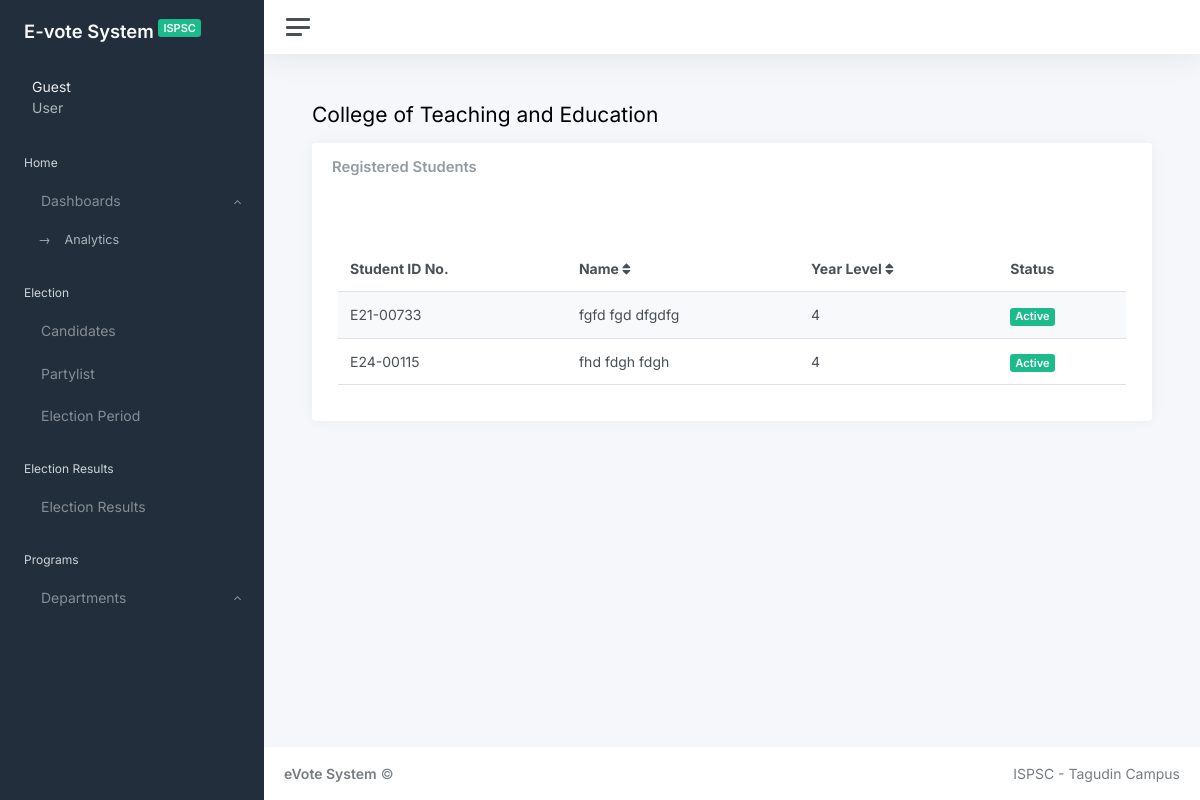
/admin/cte.php, run on the app's committed database.
### tables this page shows
CREATE TABLE `students` (
  `id` int(11) NOT NULL,
  `student_id` varchar(9) NOT NULL,
  `first_name` varchar(255) NOT NULL,
  `middle_name` varchar(255) NOT NULL,
  `last_name` varchar(255) NOT NULL,
  `suffix_name` varchar(255) NOT NULL,
  `course` int(10) NOT NULL,
  `year_level` varchar(10) NOT NULL,
  `department` int(11) NOT NULL,
  `created_at` datetime DEFAULT CURRENT_TIMESTAMP
);

### config/init.php (called while the page is built, shortened)
<?php
spl_autoload_register(function ($class) {
    $db = __DIR__. '/../db/'. $class .'.php';
});

### admin/cte.php (the view, shortened to what this page needs)
<?php
include_once __DIR__ . "/../config/init.php";
?>
<!DOCTYPE html>
<html lang="en">
<head>
	 <link href="css/light.css" rel="stylesheet">
</head>
<body data-theme="default" data-layout="fluid" data-sidebar-position="left" data-sidebar-layout="default">
	<div class="wrapper">
        <?php
            include_once 'includes/sidebar.php';
        ?>
		<div class="main">
            <?php
                include_once 'includes/navbar.php';
            ?>
            <main class="content">
				<div class="container-fluid p-0">
					<div class="mb-3">
						<h1 class="h3 d-inline align-middle">College of Teaching and Education</h1>
					</div>
					<div class="row">
						<div class="col-xl-12">
							<div class="card">
								<div class="card-header pb-0">
									<h5 class="card-title mb-0">Registered Students</h5>
								</div>
								<div class="card-body">
                             <div class="container mt-5">
									<table class="table table-responsive table-striped" id="studentTable" style="width:100%">
                                    <thead class="thead-dark">
                                                <tr>
                                                    <th onclick="sortTable(1)" class="sortable">Student ID No.
                                                    </th>
                                                    <th onclick="sortTable(2)" class="sortable">Name
                                                        <i class="fas fa-sort"></i>
                                                    </th>
                                                    <th class="d-none d-md-table-cell sortable" onclick="sortTable(3)">
                                                        Year Level
                                                        <i class="fas fa-sort"></i>
                                                    </th>
                                                    <th>Status</th>
                                                </tr>
                                            </thead>
										<tbody>
                                        <?php
                                                $sql = "SELECT * FROM `students` INNER JOIN department On students.department = department.department_id
                                                INNER JOIN course ON students.course = course.course_id WHERE department.department_id = 2;";
                                                $stmt = $db->prepare($sql);
                                                $stmt->execute();
                                                $row = $stmt->fetchAll(PDO::FETCH_ASSOC);
                                                foreach($row as $row):
                                                $name = $row['first_name'] . ' ' . $row['middle_name'] . ' ' . $row['last_name'];
                                                $course = preg_replace('/[^A-Z]/', '', $row['course']);
                                                $year = $course . ' ' . $row['year_level'];
                                            ?>
                                                <tr>
                                                    <td><?= $row['student_id'] ?></td>
                                                    <td><?= $name ?></td>
                                                    <td class="d-none d-md-table-cell"><?= $year ?></td>
                                                    <td><span class="badge bg-success">Active</span></td>
                                                </tr>
                                                <?php endforeach; ?>
										</tbody>
									</table>
								</div>
							</div>
						</div>
                    </div>
				</div>
			</main>
			<footer class="footer">
				<div class="container-fluid">
					<div class="row text-muted">
						<div class="col-6 text-start">
							<p class="mb-0">
                            <a target="_blank" class="text-muted"><strong>eVote System</strong></a> &copy;
                            </p>
                        </div>
                        <div class="col-6 text-end">
                            <ul class="list-inline">
                                <li class="list-inline-item">
                                <a class="text-muted" href="#">ISPSC - Tagudin Campus</a>
                                </li>
							</ul>
						</div>
					</div>
				</div>
			</footer>
		</div>
	</div>
    </body>
    </html>

### admin/cte.php (style rules this page uses)
body { opacity: 0; }
th.sortable { cursor: pointer; white-space: nowrap; }
th { vertical-align: middle; }
table thead th, table tbody td { padding: 12px; vertical-align: middle; }

### data on the page
students: student "E21-00733", name "fgfd fgd dfgdfg", year "4"
students: student "E24-00115", name "fhd fdgh fdgh", year "4"

### other printed values
$username "Guest"
$role "User"
